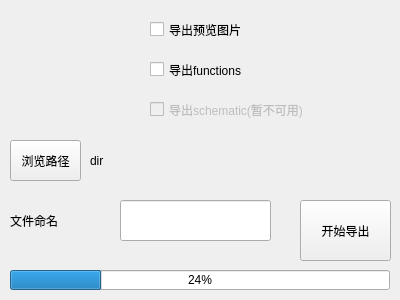
<?xml version="1.0" encoding="UTF-8"?>
<ui version="4.0">
 <class>MOutputDialog</class>
 <widget class="QDialog" name="MOutputDialog">
  <property name="geometry">
   <rect>
    <x>0</x>
    <y>0</y>
    <width>400</width>
    <height>300</height>
   </rect>
  </property>
  <property name="windowTitle">
   <string>Dialog</string>
  </property>
  <widget class="QCheckBox" name="function">
   <property name="geometry">
    <rect>
     <x>150</x>
     <y>60</y>
     <width>241</width>
     <height>19</height>
    </rect>
   </property>
   <property name="text">
    <string>导出functions</string>
   </property>
  </widget>
  <widget class="QCheckBox" name="image">
   <property name="geometry">
    <rect>
     <x>150</x>
     <y>20</y>
     <width>131</width>
     <height>19</height>
    </rect>
   </property>
   <property name="text">
    <string>导出预览图片</string>
   </property>
  </widget>
  <widget class="QCheckBox" name="schematic">
   <property name="enabled">
    <bool>false</bool>
   </property>
   <property name="geometry">
    <rect>
     <x>150</x>
     <y>100</y>
     <width>201</width>
     <height>19</height>
    </rect>
   </property>
   <property name="text">
    <string>导出schematic(暂不可用)</string>
   </property>
  </widget>
  <widget class="QToolButton" name="browseButton">
   <property name="geometry">
    <rect>
     <x>10</x>
     <y>140</y>
     <width>71</width>
     <height>41</height>
    </rect>
   </property>
   <property name="text">
    <string>浏览路径</string>
   </property>
  </widget>
  <widget class="QLabel" name="path">
   <property name="geometry">
    <rect>
     <x>90</x>
     <y>130</y>
     <width>281</width>
     <height>61</height>
    </rect>
   </property>
   <property name="text">
    <string>dir</string>
   </property>
  </widget>
  <widget class="QToolButton" name="output">
   <property name="geometry">
    <rect>
     <x>300</x>
     <y>200</y>
     <width>91</width>
     <height>61</height>
    </rect>
   </property>
   <property name="text">
    <string>开始导出</string>
   </property>
  </widget>
  <widget class="QProgressBar" name="progressBar">
   <property name="geometry">
    <rect>
     <x>10</x>
     <y>270</y>
     <width>380</width>
     <height>20</height>
    </rect>
   </property>
   <property name="value">
    <number>24</number>
   </property>
  </widget>
  <widget class="QLabel" name="label">
   <property name="geometry">
    <rect>
     <x>10</x>
     <y>190</y>
     <width>91</width>
     <height>61</height>
    </rect>
   </property>
   <property name="text">
    <string>文件命名</string>
   </property>
  </widget>
  <widget class="QLineEdit" name="nameEdit">
   <property name="geometry">
    <rect>
     <x>120</x>
     <y>200</y>
     <width>151</width>
     <height>41</height>
    </rect>
   </property>
  </widget>
 </widget>
 <resources/>
 <connections/>
</ui>
